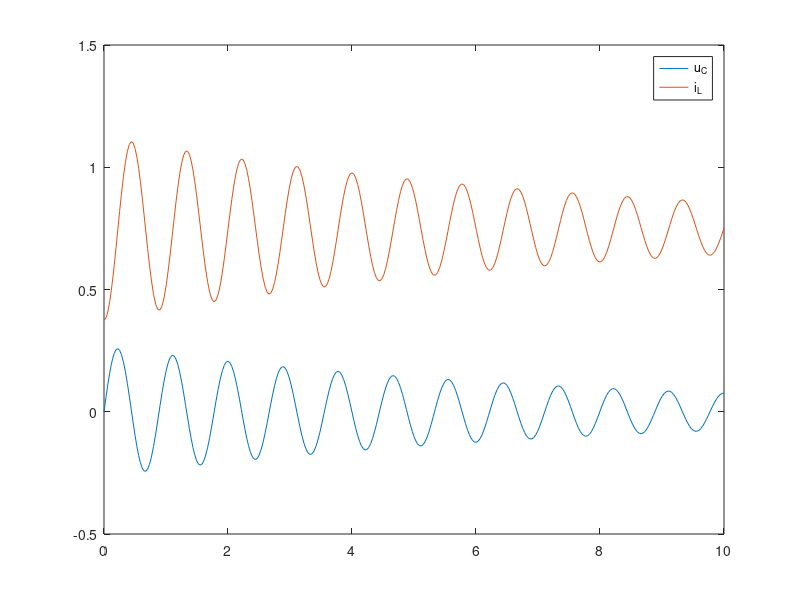

This figure's MATLAB source:
clear; close all; clc;

E = 15; % Wolt
R = 20; % Ohm
L = 0.1; % Henr
C = 0.2; % Farad

time = [0, 10]; % s

X_0 = [0; E / (2 * R)];

A = [
    -1 / (R * C), -1 / C;
    1 / L, 0
    ];

B = [
    E / (R * C);
    0
    ];

dYdt = @(t, X) A * X + B;

[t, X] = ode45(dYdt, time, X_0);

plot(t, X);
legend("u_C", "i_L");
